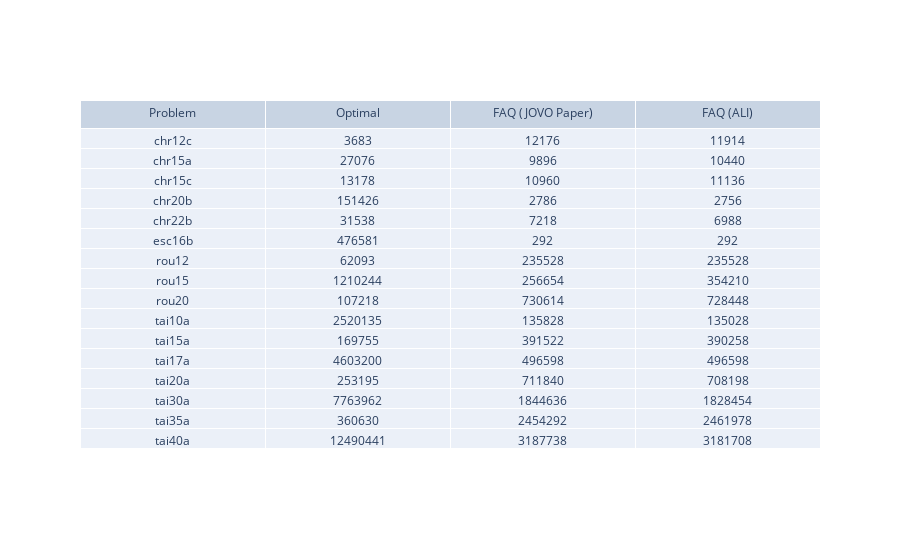

The notebook cell saved with this chart:
### Code cell
optimal_mr = [11156,9896,9504,2298,6194,292,235528,354210,725522,135028,388214,491812,703482,1818146,2422002,3139370]
jovo_mr = [12176,9896,10960,2786,7218,292,235528,256654,730614,135828,391522,496598,711840,1844636,2454292,3187738]



import plotly.graph_objects as go

fig = go.Figure(data=[go.Table(header=dict(values=['Problem','Optimal','FAQ (JOVO Paper)','FAQ (ALI)']),
        cells = dict(values=[mult_problems,optimal,jovo_mr,mult_ali]))])
fig.show()

### Figure 1 — Plotly figure (JSON) as saved in the notebook; plotly's stock layout.template omitted (floating-point values rounded to 4 significant figures)
{"data": [{"cells": {"values": [["chr12c", "chr15a", "chr15c", "chr20b", "chr22b", "esc16b", "rou12", "rou15", "rou20", "tai10a", "tai15a", "tai17a", "tai20a", "tai30a", "tai35a", "tai40a"], [3683, 27076, 13178, 151426, 31538, 476581, 62093, 1210244, 107218, 2520135, 169755, 4603200, 253195, 7763962, 360630, 12490441], [12176, 9896, 10960, 2786, 7218, 292, 235528, 256654, 730614, 135828, 391522, 496598, 711840, 1844636, 2454292, 3187738], [11914, 10440, 11136, 2756, 6988, 292, 235528, 354210, 728448, 135028, 390258, 496598, 708198, 1828454, 2461978, 3181708]]}, "header": {"values": ["Problem", "Optimal", "FAQ (JOVO Paper)", "FAQ (ALI)"]}, "type": "table"}], "layout": {}}
